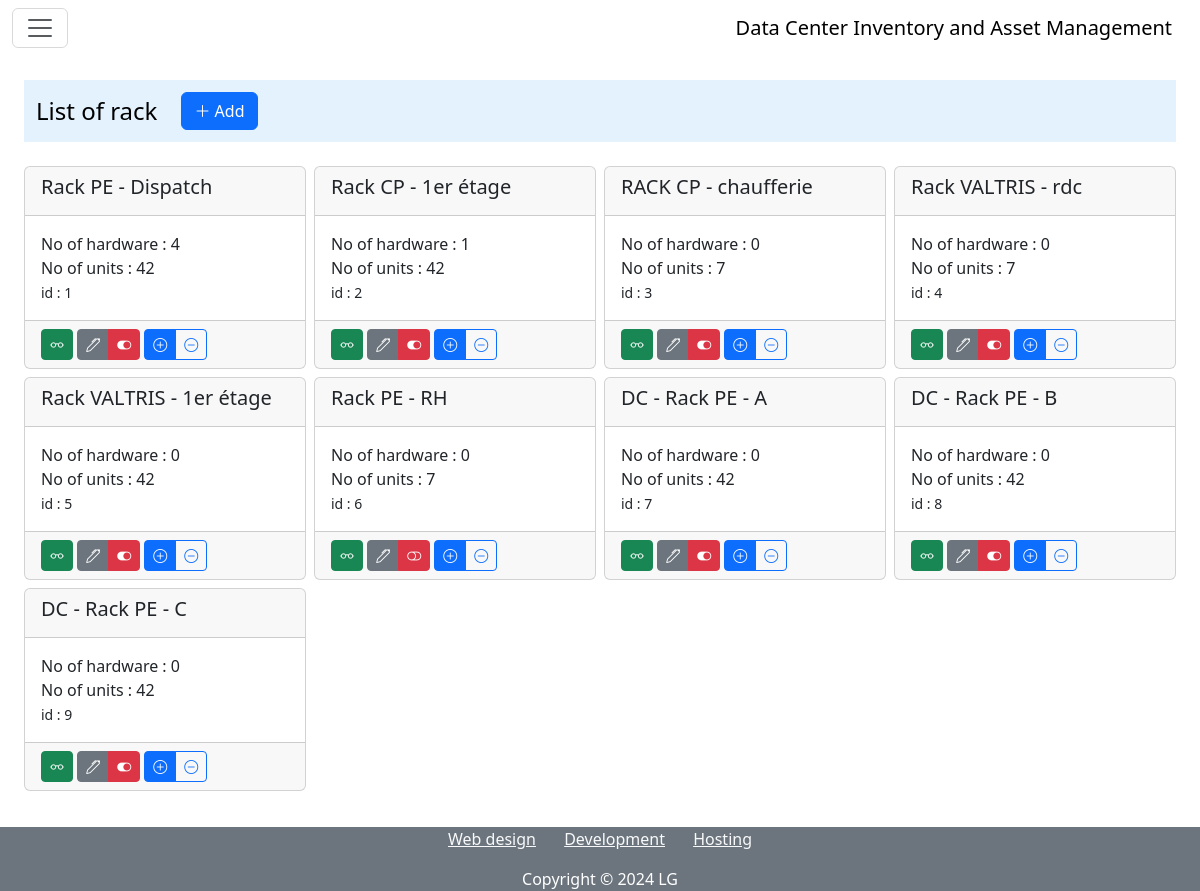
Before: /rack/list with the older database file.
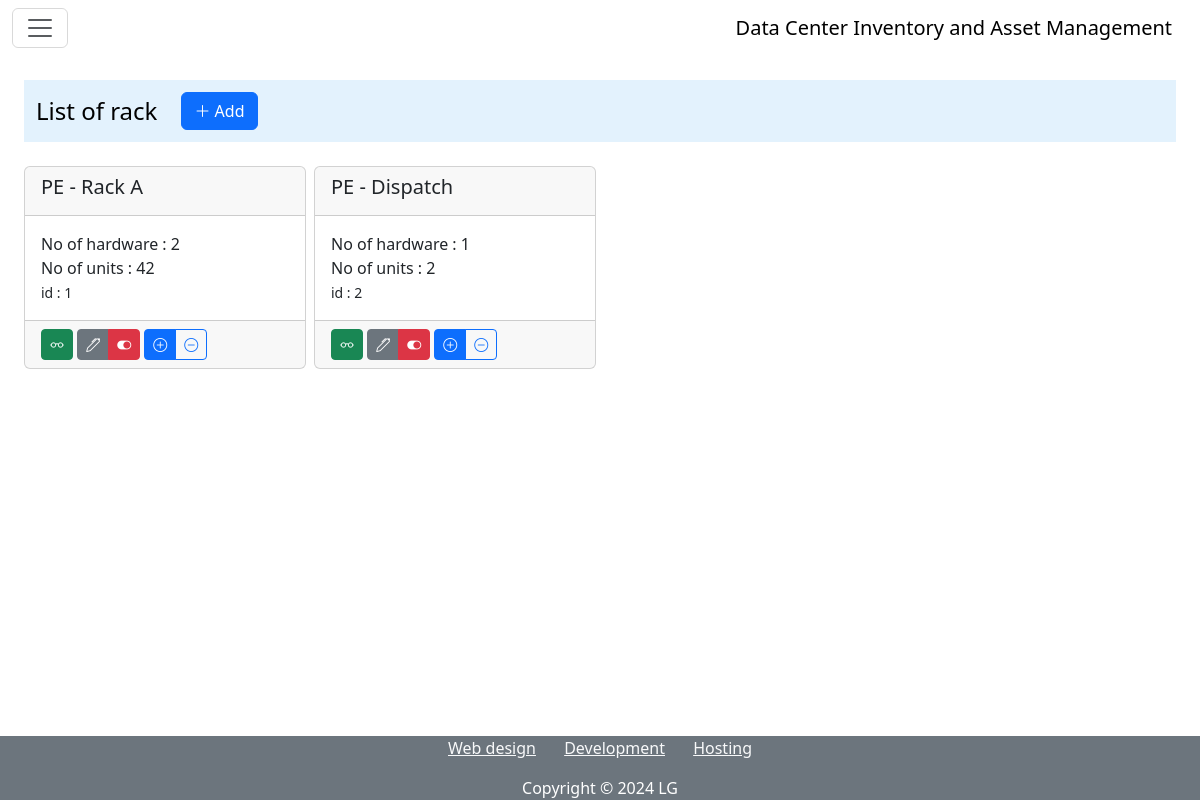
After: the same page with the newer database file.
### models.py (models this page shows)
class TimeMixin(object):
    created = Column(DateTime, nullable=False, default=datetime.now(timezone.utc))
    updated = Column(DateTime, nullable=True, default=datetime.now(timezone.utc), onupdate=datetime.now(timezone.utc))
    deleted = Column(DateTime, nullable=True, default=datetime.now(timezone.utc))
    active = Column(Boolean, nullable=True, default=True)

class Rack(TimeMixin, db.Model):
    __tablename__ = 'rack'
    id = Column(Integer, primary_key=True)
    name = Column(String(50))
    units = relationship('Unit', back_populates='rack')

### app/rack/routes.py (the view)
@rack.route('/list', methods=['GET', 'POST'])
def list_rack():
    racks = Rack.query.all()
    return render_template('rack/list.html', title='List of rack', racks_list=racks)

### app/rack/templates/rack/list.html (shortened to what this page needs)
{% extends "rack/index.html" %}
{% block subNavAction %}
           <nav class="navbar navbar-expand-lg navbar-light" style="background-color: #e3f2fd;">
             <div class="container-fluid">
                 <span class="navbar-brand" style="font-size:x-large;">{{ title }}</span>
            <div class="collapse navbar-collapse" id="navbarSupportedContent">
              <ul class="navbar-nav">
                <li class="nav-item px-2">
                  <a class="btn btn-primary bi-plus-lg" href="{{ url_for('rack_bp.new') }}">
                      Add</a>
                </li>
              </ul>
            </div>
             </div>
        </nav>
{% endblock %}
{% block content %}
    <div class="row row-cols-2 row-cols-md-4 g-2">
        {% for rack in racks_list %}
            {% set ns = namespace(hardware_count=0,demo=0) %}
            {% for unit in rack.units %}
                {% set ns.hardware_count = ns.hardware_count + unit.unit_hardware|length %}
            {% endfor %}
            <div class="col">
            <div class="card">
                <div class="card-header">
                    <h5 class="card-title">
                        {{ rack.name }}
                    </h5>
                </div>
                <div class="card-body">
                    <p class="card-text">
                        No of hardware : {{ ns.hardware_count }}<br>
                        No of units : {{ rack.units|length }}<br>
                        <small>id : {{ rack.id }}</small>
                    </p>
                </div>
                <div class="card-footer">
                    <div class="btn-group btn-group-justified">
                        <a href="{{ url_for('rack_bp.view', rack_id=rack.id) }}" role="button" class="btn btn-success btn-sm" tooltip="tooltip" title="View">
                            <i class="bi bi-eyeglasses"></i>
                        </a>
                    </div>
                    <div class="btn-group btn-group-justified">
                        <a href="{{ url_for('rack_bp.edit', rack_id=rack.id) }}" role="button" class="btn btn-secondary btn-sm" tooltip="tooltip" title="Edit">
                            <i class="bi bi-pen"></i>
                        </a>
                        <a href="{{ url_for('rack_bp.toggle_activate', rack_id=rack.id) }}" role="button" class="btn btn-danger btn-sm" tooltip="tooltip" title="Toggle On/Off">
                            {% if rack.active %} <i class="bi bi-toggle-on"></i> {% else %}<i class="bi bi-toggle-off"></i> {% endif %}
                        </a>
                    </div>
                    <div class="btn-group btn-group-justified">
                        <a href="{{ url_for('rack_bp.add_unit', rack_id=rack.id) }}" role="button" class="btn btn-primary btn-sm" tooltip="tooltip" title="add unit">
                            <i class="bi bi-plus-circle"></i>
                        </a>
                        <a href="{{ url_for('rack_bp.remove_unit', rack_id=rack.id) }}" role="button" class="btn btn-outline-primary btn-sm" tooltip="tooltip" title="remove last unit">
                            <i class="bi bi-dash-circle"></i>
                        </a>
                    </div>
                </div>
            </div>
            </div>
        {% endfor %}
    </div>
{%  endblock %}

Changed rows visible on the page:
removed Rack: name "RACK CP - chaufferie", hardware_count "0", units|length "7", id "3", active True (drawn)
removed Rack: name "Rack VALTRIS - rdc", hardware_count "0", units|length "7", id "4", active True (drawn)
removed Rack: name "Rack VALTRIS - 1er étage", hardware_count "0", units|length "42", id "5", active True (drawn)
removed Rack: name "Rack PE - RH", hardware_count "0", units|length "7", id "6"
removed Rack: name "DC - Rack PE - A", hardware_count "0", units|length "42", id "7", active True (drawn)
removed Rack: name "DC - Rack PE - B", hardware_count "0", units|length "42", id "8", active True (drawn)
removed Rack: name "DC - Rack PE - C", hardware_count "0", units|length "42", id "9", active True (drawn)
changed Rack id 1: name "Rack PE - Dispatch" → "PE - Rack A"; hardware_count "4" → "2"
changed Rack id 2: name "Rack CP - 1er étage" → "PE - Dispatch"; units|length "42" → "2"
